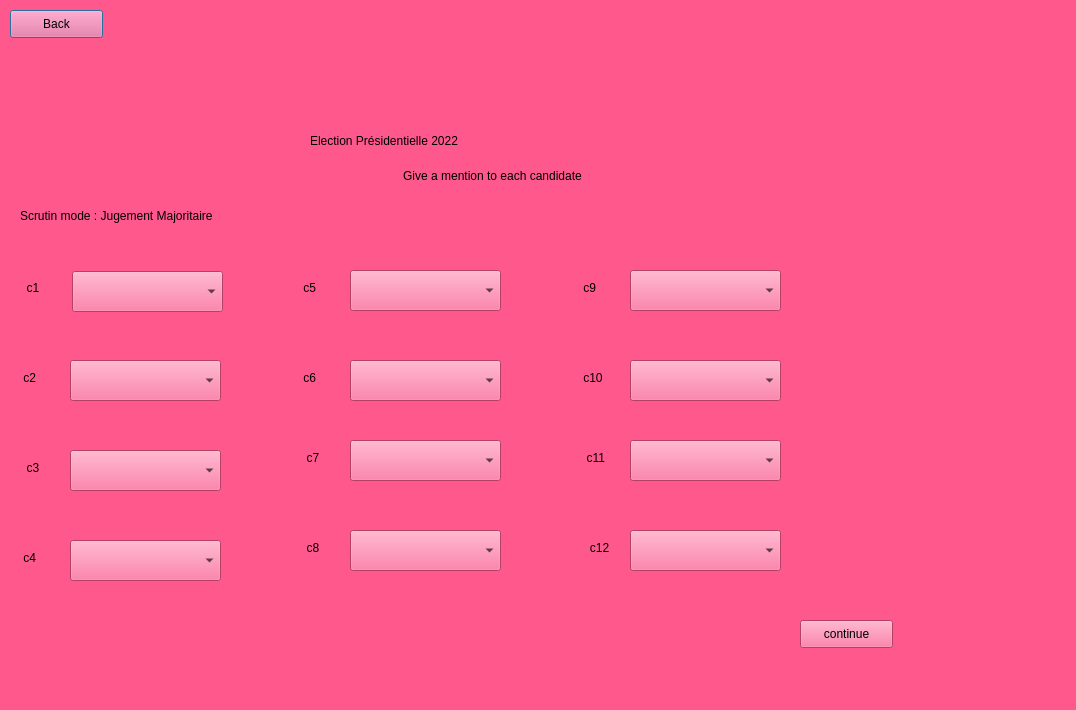
<?xml version="1.0" encoding="UTF-8"?>
<ui version="4.0">
 <class>Dialog</class>
 <widget class="QDialog" name="Dialog">
  <property name="geometry">
   <rect>
    <x>0</x>
    <y>0</y>
    <width>1076</width>
    <height>710</height>
   </rect>
  </property>
  <property name="windowTitle">
   <string>Dialog</string>
  </property>
  <widget class="QWidget" name="widget" native="true">
   <property name="geometry">
    <rect>
     <x>0</x>
     <y>0</y>
     <width>1200</width>
     <height>800</height>
    </rect>
   </property>
   <property name="styleSheet">
    <string notr="true">alternate-background-color: qlineargradient(spread:pad, x1:0, y1:0, x2:1, y2:0, stop:0 rgba(0, 0, 0, 255), stop:1 rgba(255, 255, 255, 255));
background-color: rgb(255, 88, 141);</string>
   </property>
   <widget class="QLabel" name="label_2">
    <property name="geometry">
     <rect>
      <x>400</x>
      <y>209</y>
      <width>331</width>
      <height>31</height>
     </rect>
    </property>
    <property name="styleSheet">
     <string notr="true">font: 75 italic 8pt &quot;Rockwell&quot;;
color: rgb(255, 255, 255);
color: rgb(255, 255, 255);
font: 75 italic 8pt &quot;Arial Nova Cond&quot;;
gridline-color: rgb(200, 89, 189);
color: rgb(0, 0, 255);
color: rgb(170, 0, 0);
color: rgb(85, 170, 255);
color: rgb(255, 255, 0);</string>
    </property>
    <property name="text">
     <string/>
    </property>
   </widget>
   <widget class="QLabel" name="label_5">
    <property name="geometry">
     <rect>
      <x>470</x>
      <y>430</y>
      <width>221</width>
      <height>20</height>
     </rect>
    </property>
    <property name="styleSheet">
     <string notr="true">font: 12pt &quot;MS Shell Dlg 2&quot;;
color: rgb(255, 0, 0);
color: rgb(255, 0, 0);</string>
    </property>
    <property name="text">
     <string/>
    </property>
   </widget>
   <widget class="QLabel" name="label">
    <property name="geometry">
     <rect>
      <x>310</x>
      <y>120</y>
      <width>411</width>
      <height>41</height>
     </rect>
    </property>
    <property name="styleSheet">
     <string notr="true">font: 75 20pt &quot;MS Shell Dlg 2&quot;;</string>
    </property>
    <property name="text">
     <string>Election Présidentielle 2022</string>
    </property>
   </widget>
   <widget class="QLabel" name="label_3">
    <property name="geometry">
     <rect>
      <x>290</x>
      <y>160</y>
      <width>421</width>
      <height>31</height>
     </rect>
    </property>
    <property name="text">
     <string>                                  Give a mention to each candidate</string>
    </property>
   </widget>
   <widget class="QLabel" name="label_4">
    <property name="geometry">
     <rect>
      <x>20</x>
      <y>190</y>
      <width>211</width>
      <height>51</height>
     </rect>
    </property>
    <property name="text">
     <string>Scrutin mode : Jugement Majoritaire</string>
    </property>
   </widget>
   <widget class="QComboBox" name="comboBox">
    <property name="geometry">
     <rect>
      <x>72</x>
      <y>271</y>
      <width>151</width>
      <height>41</height>
     </rect>
    </property>
   </widget>
   <widget class="QComboBox" name="comboBox_2">
    <property name="geometry">
     <rect>
      <x>350</x>
      <y>270</y>
      <width>151</width>
      <height>41</height>
     </rect>
    </property>
   </widget>
   <widget class="QComboBox" name="comboBox_3">
    <property name="geometry">
     <rect>
      <x>630</x>
      <y>270</y>
      <width>151</width>
      <height>41</height>
     </rect>
    </property>
   </widget>
   <widget class="QComboBox" name="comboBox_4">
    <property name="geometry">
     <rect>
      <x>70</x>
      <y>360</y>
      <width>151</width>
      <height>41</height>
     </rect>
    </property>
   </widget>
   <widget class="QComboBox" name="comboBox_5">
    <property name="geometry">
     <rect>
      <x>350</x>
      <y>360</y>
      <width>151</width>
      <height>41</height>
     </rect>
    </property>
   </widget>
   <widget class="QComboBox" name="comboBox_6">
    <property name="geometry">
     <rect>
      <x>630</x>
      <y>360</y>
      <width>151</width>
      <height>41</height>
     </rect>
    </property>
   </widget>
   <widget class="QComboBox" name="comboBox_7">
    <property name="geometry">
     <rect>
      <x>70</x>
      <y>450</y>
      <width>151</width>
      <height>41</height>
     </rect>
    </property>
   </widget>
   <widget class="QComboBox" name="comboBox_8">
    <property name="geometry">
     <rect>
      <x>350</x>
      <y>440</y>
      <width>151</width>
      <height>41</height>
     </rect>
    </property>
   </widget>
   <widget class="QComboBox" name="comboBox_9">
    <property name="geometry">
     <rect>
      <x>630</x>
      <y>440</y>
      <width>151</width>
      <height>41</height>
     </rect>
    </property>
   </widget>
   <widget class="QComboBox" name="comboBox_10">
    <property name="geometry">
     <rect>
      <x>70</x>
      <y>540</y>
      <width>151</width>
      <height>41</height>
     </rect>
    </property>
   </widget>
   <widget class="QComboBox" name="comboBox_11">
    <property name="geometry">
     <rect>
      <x>350</x>
      <y>530</y>
      <width>151</width>
      <height>41</height>
     </rect>
    </property>
   </widget>
   <widget class="QComboBox" name="comboBox_12">
    <property name="geometry">
     <rect>
      <x>630</x>
      <y>530</y>
      <width>151</width>
      <height>41</height>
     </rect>
    </property>
   </widget>
   <widget class="QLabel" name="label_6">
    <property name="geometry">
     <rect>
      <x>0</x>
      <y>280</y>
      <width>55</width>
      <height>16</height>
     </rect>
    </property>
    <property name="text">
     <string>        c1</string>
    </property>
   </widget>
   <widget class="QLabel" name="label_7">
    <property name="geometry">
     <rect>
      <x>0</x>
      <y>370</y>
      <width>55</width>
      <height>16</height>
     </rect>
    </property>
    <property name="text">
     <string>       c2</string>
    </property>
   </widget>
   <widget class="QLabel" name="label_8">
    <property name="geometry">
     <rect>
      <x>0</x>
      <y>460</y>
      <width>55</width>
      <height>16</height>
     </rect>
    </property>
    <property name="text">
     <string>        c3</string>
    </property>
   </widget>
   <widget class="QLabel" name="label_9">
    <property name="geometry">
     <rect>
      <x>0</x>
      <y>550</y>
      <width>55</width>
      <height>16</height>
     </rect>
    </property>
    <property name="text">
     <string>       c4</string>
    </property>
   </widget>
   <widget class="QLabel" name="label_10">
    <property name="geometry">
     <rect>
      <x>280</x>
      <y>280</y>
      <width>55</width>
      <height>16</height>
     </rect>
    </property>
    <property name="text">
     <string>       c5</string>
    </property>
   </widget>
   <widget class="QLabel" name="label_11">
    <property name="geometry">
     <rect>
      <x>280</x>
      <y>370</y>
      <width>55</width>
      <height>16</height>
     </rect>
    </property>
    <property name="text">
     <string>       c6</string>
    </property>
   </widget>
   <widget class="QLabel" name="label_12">
    <property name="geometry">
     <rect>
      <x>280</x>
      <y>450</y>
      <width>55</width>
      <height>16</height>
     </rect>
    </property>
    <property name="text">
     <string>        c7</string>
    </property>
   </widget>
   <widget class="QLabel" name="label_13">
    <property name="geometry">
     <rect>
      <x>280</x>
      <y>540</y>
      <width>55</width>
      <height>16</height>
     </rect>
    </property>
    <property name="text">
     <string>        c8</string>
    </property>
   </widget>
   <widget class="QLabel" name="label_14">
    <property name="geometry">
     <rect>
      <x>560</x>
      <y>280</y>
      <width>55</width>
      <height>16</height>
     </rect>
    </property>
    <property name="text">
     <string>       c9</string>
    </property>
   </widget>
   <widget class="QLabel" name="label_15">
    <property name="geometry">
     <rect>
      <x>560</x>
      <y>370</y>
      <width>55</width>
      <height>16</height>
     </rect>
    </property>
    <property name="text">
     <string>       c10</string>
    </property>
   </widget>
   <widget class="QLabel" name="label_16">
    <property name="geometry">
     <rect>
      <x>560</x>
      <y>450</y>
      <width>55</width>
      <height>16</height>
     </rect>
    </property>
    <property name="text">
     <string>        c11</string>
    </property>
   </widget>
   <widget class="QLabel" name="label_17">
    <property name="geometry">
     <rect>
      <x>560</x>
      <y>540</y>
      <width>55</width>
      <height>16</height>
     </rect>
    </property>
    <property name="text">
     <string>         c12</string>
    </property>
   </widget>
   <widget class="QPushButton" name="pushButton">
    <property name="geometry">
     <rect>
      <x>10</x>
      <y>10</y>
      <width>93</width>
      <height>28</height>
     </rect>
    </property>
    <property name="text">
     <string>Back</string>
    </property>
   </widget>
   <widget class="QPushButton" name="pushButton_2">
    <property name="geometry">
     <rect>
      <x>800</x>
      <y>620</y>
      <width>93</width>
      <height>28</height>
     </rect>
    </property>
    <property name="text">
     <string>continue</string>
    </property>
   </widget>
  </widget>
 </widget>
 <resources/>
 <connections/>
</ui>
